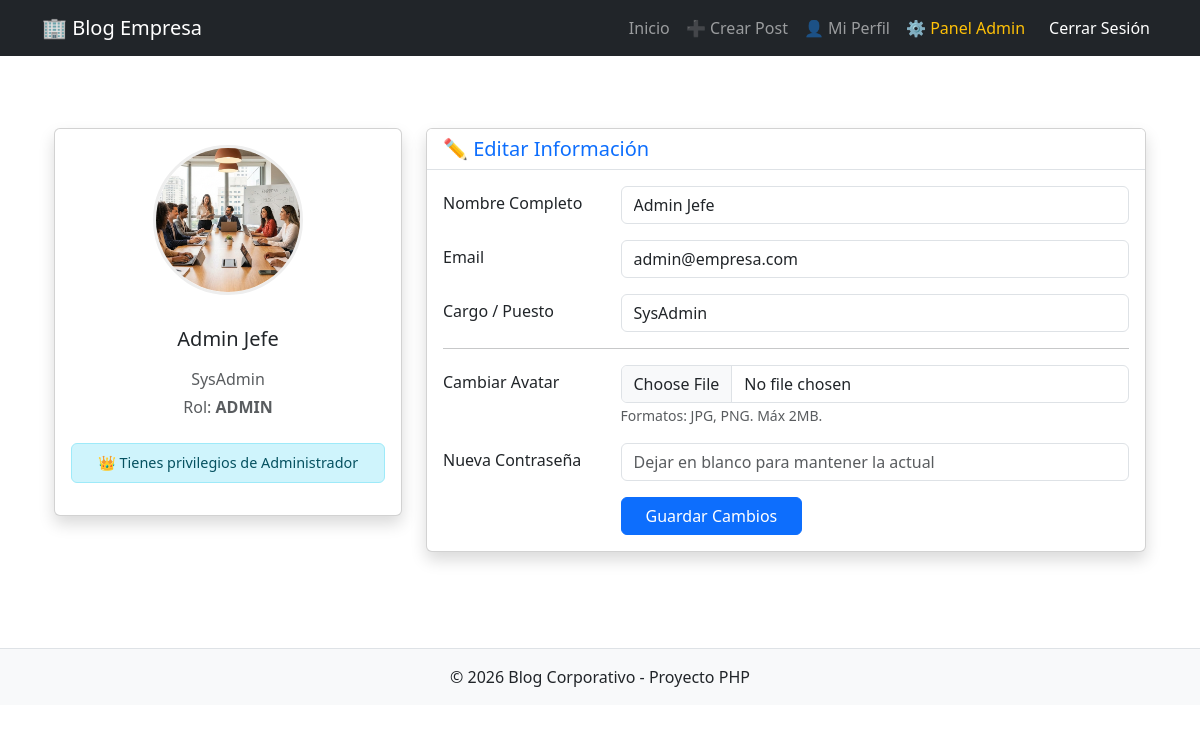
The app's page /perfil.php (signed in) with its own data.
### tables this page shows
CREATE TABLE usuarios (
    id INT AUTO_INCREMENT PRIMARY KEY,
    nombre VARCHAR(100) NOT NULL,
    email VARCHAR(100) NOT NULL UNIQUE,
    password VARCHAR(255) NOT NULL,
    rol ENUM('admin', 'empleado') DEFAULT 'empleado',
    cargo VARCHAR(100) DEFAULT 'Nuevo empleado',
    avatar VARCHAR(255) DEFAULT 'default.png',  
    fecha_registro DATETIME DEFAULT CURRENT_TIMESTAMP
);

### perfil.php (the view, shortened to what this page needs)
<?php
require_once 'includes/conexion.php';
$id_usuario = $_SESSION['usuario_id'];
$sql_user = "SELECT * FROM usuarios WHERE id = $id_usuario";
$res_user = mysqli_query($conn, $sql_user);
$usuario = mysqli_fetch_assoc($res_user);
?>
<?php include 'includes/header.php'; ?>
<div class="container py-5">
    <div class="row">
        <div class="col-md-4 mb-4">
            <div class="card shadow">
                <div class="card-body text-center">
                    <?php
                        $ruta_avatar = 'assets/img/avatars/' . $usuario['avatar'];
                        if (!file_exists($ruta_avatar) || empty($usuario['avatar'])) {
                            $ruta_avatar = 'assets/img/avatars/default.png';
                        }
                    ?>
                    <img src="<?php echo $ruta_avatar; ?>" alt="Avatar" class="rounded-circle img-fluid mb-3" style="width: 150px; height: 150px; object-fit: cover; border: 3px solid #eee;">
                    <h5 class="my-3"><?php echo htmlspecialchars($usuario['nombre']); ?></h5>
                    <p class="text-muted mb-1"><?php echo htmlspecialchars($usuario['cargo']); ?></p>
                    <p class="text-muted mb-4 font-size-sm">Rol: <strong><?php echo strtoupper($usuario['rol']); ?></strong></p>
                    <?php if($usuario['rol'] == 'admin'): ?>
                        <div class="alert alert-info py-2" style="font-size: 0.9rem;">
                            👑 Tienes privilegios de Administrador
                        </div>
                    <?php endif; ?>
                </div>
            </div>
        </div>
        <div class="col-md-8">
            <div class="card shadow">
                <div class="card-header bg-white border-bottom">
                    <h5 class="mb-0 text-primary">✏️ Editar Información</h5>
                </div>
                <div class="card-body">
                    <form action="perfil.php" method="POST" enctype="multipart/form-data">
                        <div class="row mb-3">
                            <div class="col-sm-3">
                                <h6 class="mb-0 mt-2">Nombre Completo</h6>
                            </div>
                            <div class="col-sm-9 text-secondary">
                                <input type="text" name="nombre" class="form-control" value="<?php echo htmlspecialchars($usuario['nombre']); ?>" required>
                            </div>
                        </div>
                        <div class="row mb-3">
                            <div class="col-sm-3">
                                <h6 class="mb-0 mt-2">Email</h6>
                            </div>
                            <div class="col-sm-9 text-secondary">
                                <input type="email" name="email" class="form-control" value="<?php echo htmlspecialchars($usuario['email']); ?>" required>
                            </div>
                        </div>
                        <div class="row mb-3">
                            <div class="col-sm-3">
                                <h6 class="mb-0 mt-2">Cargo / Puesto</h6>
                            </div>
                            <div class="col-sm-9 text-secondary">
                                <input type="text" name="cargo" class="form-control" value="<?php echo htmlspecialchars($usuario['cargo']); ?>">
                            </div>
                        </div>
                        <hr>
                        <div class="row mb-3">
                            <div class="col-sm-3">
                                <h6 class="mb-0 mt-2">Cambiar Avatar</h6>
                            </div>
                            <div class="col-sm-9 text-secondary">
                                <input type="file" name="avatar" class="form-control" accept="image/*">
                                <small class="text-muted">Formatos: JPG, PNG. Máx 2MB.</small>
                            </div>
                        </div>
                        <div class="row mb-3">
                            <div class="col-sm-3">
                                <h6 class="mb-0 mt-2">Nueva Contraseña</h6>
                            </div>
                            <div class="col-sm-9 text-secondary">
                                <input type="password" name="password" class="form-control" placeholder="Dejar en blanco para mantener la actual">
                            </div>
                        </div>
                        <div class="row">
                            <div class="col-sm-3"></div>
                            <div class="col-sm-9 text-secondary">
                                <button type="submit" class="btn btn-primary px-4">Guardar Cambios</button>
                            </div>
                        </div>
                    </form>
                </div>
            </div>
        </div>
    </div>
</div>
<?php include 'includes/footer.php'; ?>

### records on screen
usuarios: avatar (placeholder picture), nombre "Admin Jefe", cargo "SysAdmin", rol "ADMIN", email "admin@empresa.com"
